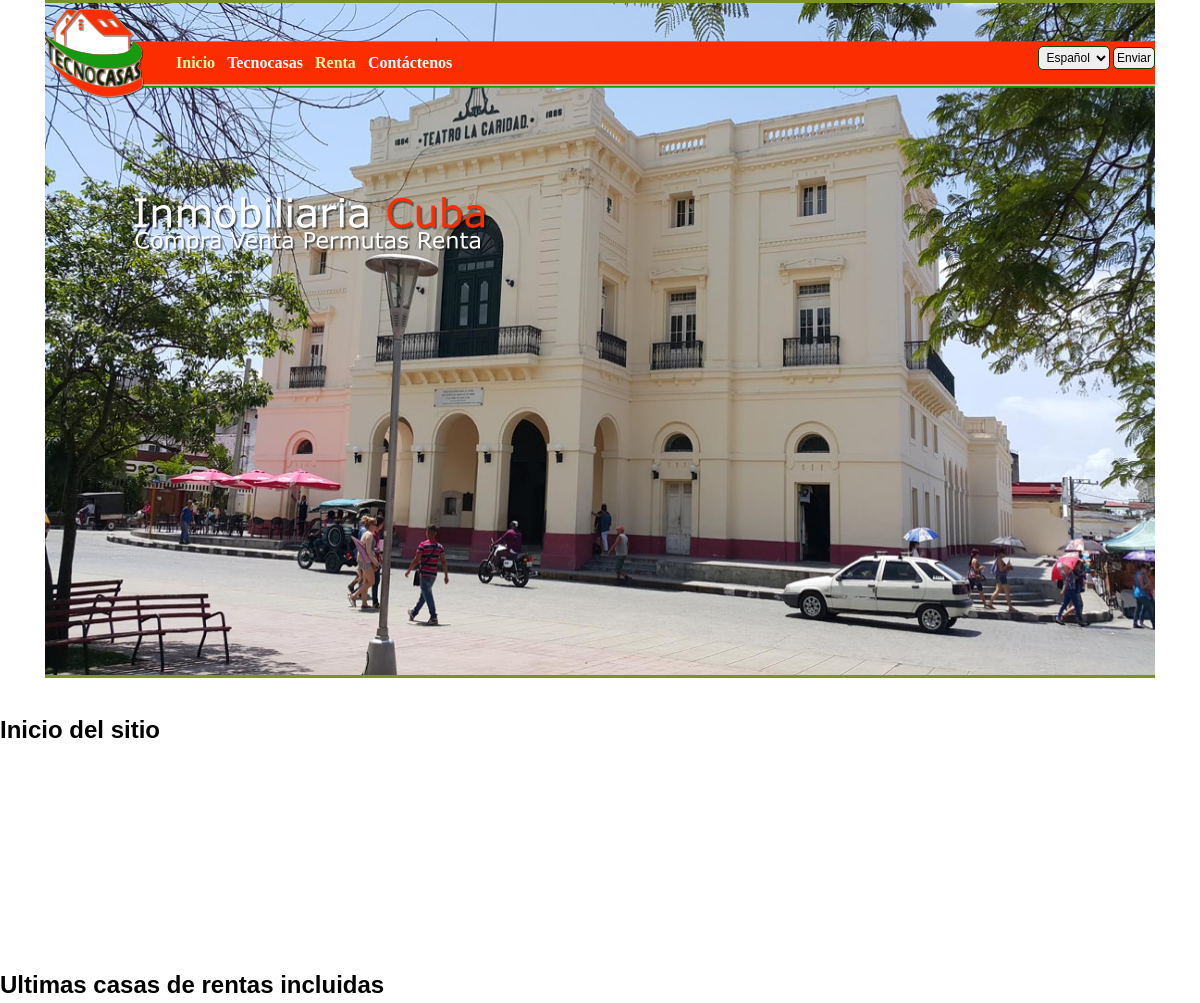
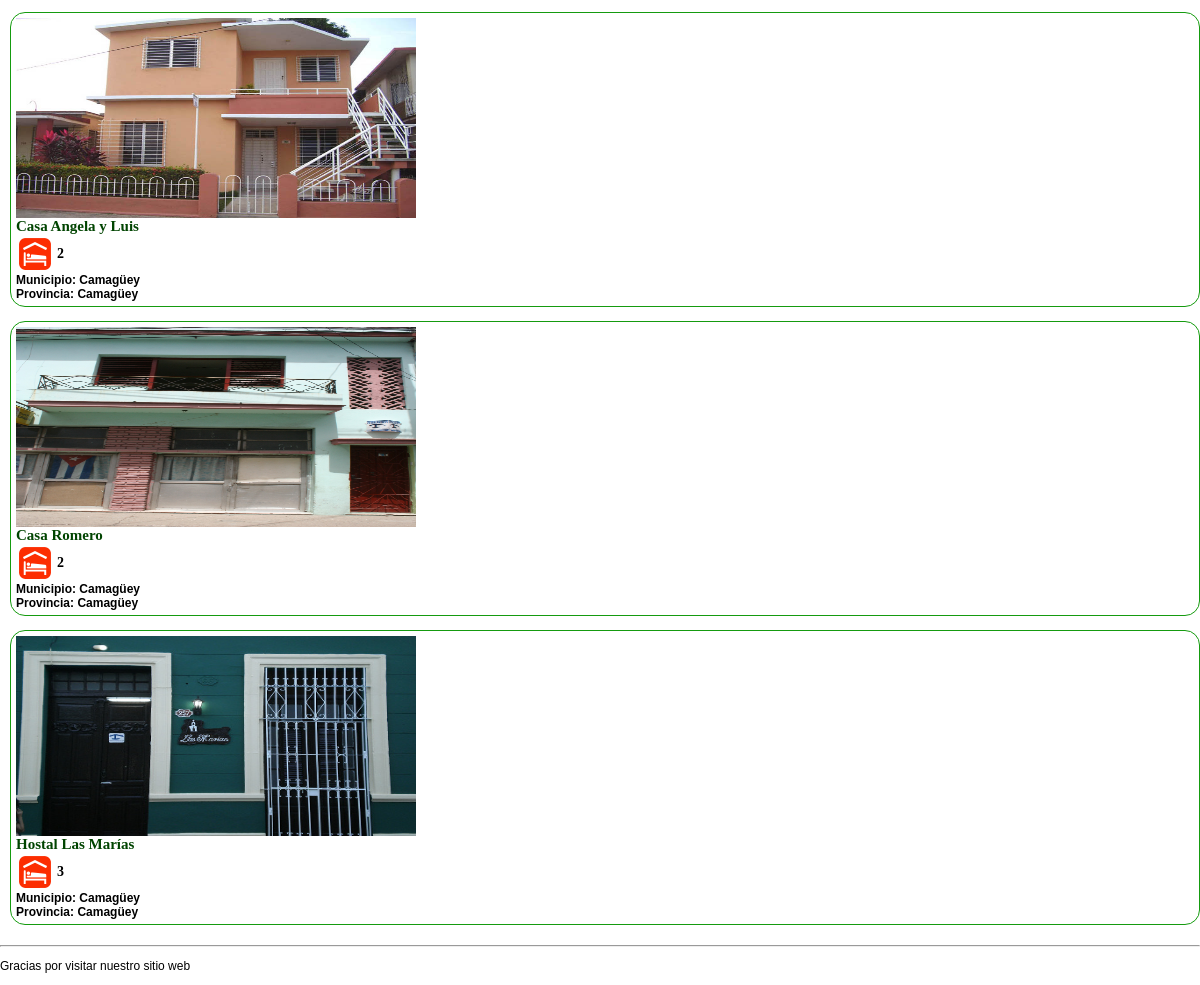
The page / on the database its author committed (2 pictures, top to bottom).
### rentas/models.py (models this page shows, shortened)
class Renta(models.Model):
    nombre = models.CharField(max_length=150)
    propietario = models.CharField(max_length=150)
    email = models.EmailField(blank=True,null=True)
    telefono = models.CharField(max_length=8,blank=True,null=True)
    movil = models.CharField(max_length=8,blank=True,null=True)
    direccion = models.TextField(verbose_name='Dirección',default = 'Dirección del inmueble')
    habitaciones = models.PositiveIntegerField()
    descripcion = models.TextField(verbose_name='Descripción',default = 'Escriba la descripción del inmueble')
    description = models.TextField(verbose_name='Descripción en Ingles',default = 'Enter property description')
    descrizione = models.TextField(verbose_name='Descripción en Italiano',default = 'Digitare la descrizione della proprietà')
    municipio = models.ForeignKey(Municipio)
    imagen = models.ImageField(upload_to='rentas',null = True,blank = True)
    precio_ta = models.FloatField(default=0)
    precio_tb = models.FloatField(default=0)
    meses_ta = models.ManyToManyField(Mes)
    servicio = models.ManyToManyField(Servicio)

class Municipio(models.Model):
    nombre = models.CharField(max_length=30)
    provincia = models.ForeignKey(Provincia)
    def __str__(self):
        return self.nombre

class Provincia(models.Model):
    nombre = models.CharField(max_length=30)
    def __str__(self):
        return self.nombre

### cmghostal/views.py (the view)
# urls.py: url(r'^$', raiz),
def raiz(request):
    request.session['django_language'] = 'en'
    list_rentas = Renta.objects.all().order_by('-id')[0:3]
    return render(request, 'indice.html', {'rentas': list_rentas})

### cmghostal/templates/indice.html (shortened to what this page needs)
{% extends "base.html" %}
{% load i18n %}
{% load static from staticfiles %}
{% block content %}
<h1>{% trans "Ultimas casas de rentas incluidas"%}</h1>
<div style="padding-left: 10px">
{% if rentas %}
    {% for r in rentas %}
        <div class="roundedDiv">
            <img src="{{ r.imagen.url }}" width="400px" height="200px" /><br/>
            <a href="rentas/detalles/{{ r.id }}">{{ r.nombre }}</a> <br/>
            <table border="0" cellpadding="3" cellspacing="0" >
                <tr>
                    <td><img src="{% static "cmghostal/images/habitacion.png" %}" alt="{% trans "Habitaciones" %}" title="{% trans "Cantidad de habitaciones"%}"/></td>
                    <td>{{ r.habitaciones }}</td>
                </tr>
            </table>
            {% trans "Municipio"%}: {{ r.municipio }} <br/>
            {% trans "Provincia"%}: {{ r.municipio.provincia }} <br/>
        </div>
        <br/>
    {% endfor %}
{% endif %}
</div>
{% endblock %}

### cmghostal/templates/base.html (shortened to what this page needs)
{% load i18n %}
<html >
{% load staticfiles %}
<head>
    <link rel="stylesheet" type="text/css" href="{% static "cmghostal/css/styles.css" %}" />
    <link rel="stylesheet" type="text/css" href="{% static "cmghostal/css/theme-metallic.css" %}" />
    <link rel="stylesheet" type="text/css" href="{% static "cmghostal/css/anythingslider.css" %}" />
</head>
<body style="font-size: 12px;font-family: Tahoma,Verdana, sans-serif;margin:0;">
<div style="position:relative; font-size:50px; z-index:2;text-align:center;color:#FFFFFF;text-shadow:#000000;">
  <div align="left" style="padding-left:45;padding-right:45">
     <table width="100%" cellpadding="0" cellspacing="0" border="0">
	 <tr >
	 	<td width="101" valign="top" ><img src="{% static "cmghostal/images/header.png" %}"/></td>
		<td background="{% static "cmghostal/images/header2.png" %}">
			 <div class="mainmenu"><a href="/">{% trans "Inicio" %}</a>&nbsp;&nbsp;&nbsp;Tecnocasas&nbsp;&nbsp;&nbsp;<a href="/rentas/lista">{% trans "Renta" %}</a>&nbsp;&nbsp;&nbsp;{% trans "Contáctenos"%}</div>
		</td>
        <td align="right" background="{% static "cmghostal/images/header2.png" %}">
          <div class="mainmenu">
            <form action="/i18n/setlang/" method="post">
                <select name="language">
                    {% for lang in LANGUAGES %}
                        <option value="{{ lang.0 }}">{%  trans lang.1 %}</option>
                    {% endfor %}
                </select>
            <input type="submit" value={% trans "Enviar" %} />
            </form>
          </div>
        </td>
	 </tr>
	 </table>
	 <br/>
  </div>
</div>
<div style="position:relative; z-index:2;text-align:left;padding-top:30; padding-left:100" >
 <img src="{% static "cmghostal/images/inmobiliaria.png" %} " />
</div>
<div id="wrapper" >
<ul id="slider" >
    <li><img src="{% static "cmghostal/images/01.jpg" %} " alt="" /></li>
</ul>
    <h1>Inicio del sitio</h1>
</div>
    {% block content %}{% endblock %}
	{% block footer %}
		<hr>
		<p>{% trans "Gracias por visitar nuestro sitio web"%}</p>
	{% endblock %}
</body>
</html>

### static/cmghostal/css/styles.css (style rules this page uses)
body { font-size: 10px; font-family: sans-serif,Tahoma,Verdana ; margin:0; }
.mainmenu { font-family:Verdana; color:#FFFFFF; font-weight:bold; font-size:16px; padding-left:30px; padding-top:20px; }
.mainmenu a { font-weight:bold; font-size:16px; color: #fffaaa; text-decoration: none; }
.mainmenu form { font-size: 10px; }
.mainmenu input { border-radius: 5px; -moz-border-radius: 5px; -webkit-border-radius: 5px; border: 1px solid #004400; padding: 3px; font-size: 12px; }
.mainmenu select { border-radius: 5px; -moz-border-radius: 5px; -webkit-border-radius: 5px; border: 1px solid #004400; padding: 3px; font-size: 12px; }
table { font-family: Tahoma Verdana Arial; font-size: 14px; font-weight: bold; }
.roundedDiv { border-radius: 15px; -moz-border-radius: 15px; -webkit-border-radius: 15px; border: 1px solid #159b0f; padding: 5px; font-weight: bold; font-size: 12px; }
.roundedDiv a { font-size:15px; }
a { font-weight:bold; font-family:Verdana; font-size:10px; text-decoration:none; color:#004400; }

### static/cmghostal/css/theme-metallic.css (style rules this page uses)
#slider { width: 700px; height: 390px; list-style: none; overflow-y: auto; overflow-x: hidden; }
.anythingSlider .anythingBase { background: transparent; list-style: none; position: absolute; overflow: visible !important; top: 0; left: 0; margin: 0; padding: 0; }
.anythingSlider .panel { background: transparent; display: block; overflow: hidden; float: left; padding: 0; margin: 0; }

### static/cmghostal/css/anythingslider.css (style rules this page uses)
#slider { width: 700px; height: 390px; list-style: none; overflow-y: auto; overflow-x: hidden; }
.anythingSlider .anythingBase { background: transparent; list-style: none; position: absolute; overflow: visible !important; top: 0; left: 0; margin: 0; padding: 0; }
.anythingSlider .panel { background: transparent; display: block; overflow: hidden; float: left; padding: 0; margin: 0; }

### cmghostal/templates/base.html (style rules this page uses)
#slider { list-style: none; }
#wrapper { width: 100%; display: block; position: relative; height: 700px; left: 0; bottom: 0px; right: 0; z-index:1; top:-255; }

### rows shown on the page
Renta: imagen (picture), nombre "Casa Angela y Luis", habitaciones "2", municipio "Camagüey", municipio.provincia "Camagüey"
Renta: imagen (picture), nombre "Casa Romero", habitaciones "2", municipio "Camagüey", municipio.provincia "Camagüey"
Renta: imagen (picture), nombre "Hostal Las Marías", habitaciones "3", municipio "Camagüey", municipio.provincia "Camagüey"
